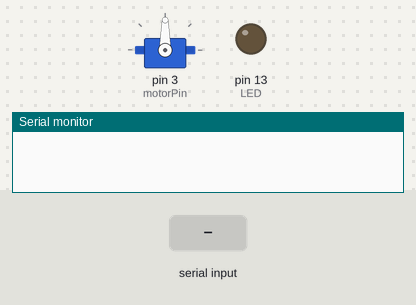
Bench run of a sketch on a simulated Arduino Uno, built with avr-gcc and run on an emulated ATmega328P. Shown: servo, output pins drawn as LEDs (lit = HIGH), the last lines printed to the serial monitor. The test bench sets the inputs (shaded band).

Above: at 1.2 s.
1.3 s: "2" received over the second serial link
At 1.75 s:
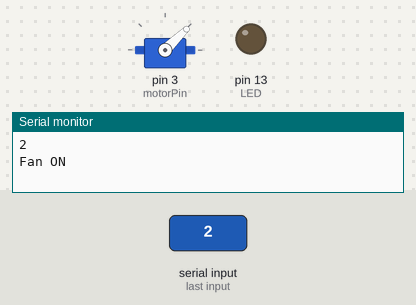
4.3 s: "1" received over the second serial link
At 5.07 s:
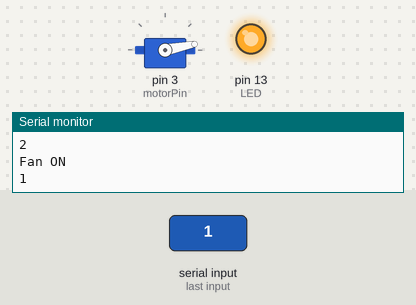
7.3 s: "0" received over the second serial link
At 8.7 s:
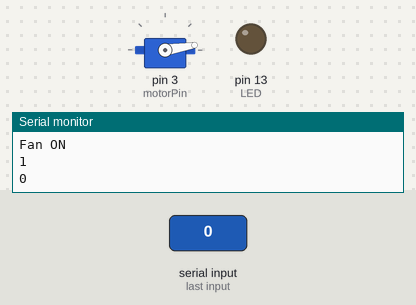
Timing chart, 0 to 19.3 s (numbered marks = the images above; inputs shaded):
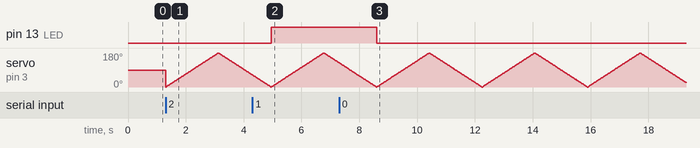

The sketch:

FanAndLight.ino
```cpp
#include <Servo.h>
#include <SoftwareSerial.h>

SoftwareSerial bluetooth(9, 10);
Servo fan;
int LED = 13;
int motorPin = 3;
int fanMode = 0;
char data;

void setup() {
  pinMode(LED, OUTPUT);
  pinMode(motorPin, OUTPUT);
  fan.attach(motorPin);
  Serial.begin(9600);
  bluetooth.begin(38400);
}

void loop() {
  if (Serial.available()){
    bluetooth.print(Serial.read());
  }

  if (bluetooth.available()){
    data = bluetooth.read();
    Serial.println(data);

    if (data == '0'){
      digitalWrite(LED, LOW);
    }

    else if(data == '1'){
      digitalWrite(LED, HIGH);
    }

    else if(data == '2'){
      fanMode = 1;
      Serial.println("Fan ON");
    }

    else if(data == '3'){
      fanMode = 0;
      Serial.println("Fan OFF");
    }
  }

  if (fanMode == 1){
    for(int i = 0; i <= 180; i++){
      fan.write(i);
      delay(10);
    }
    for(int i = 180; i >= 0; i--){
      fan.write(i);
      delay(10);
    }
  }


}
```

Measured:
- after the input at 4.3 s, pin 13 (LED): LOW → HIGH after 0.65 s
- after the input at 7.3 s, pin 13 (LED): HIGH → LOW after 1.3 s
